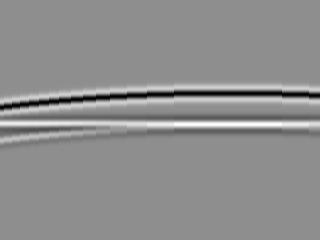
#> input picture cluster/Test/Class1/1.jpg, 320 x 240 px, found by its file name; its folder holds only this picture in this run
$ jupyter execute Hwk1_LR_Lemus.ipynb
#> lines starting #> are read from the running program, lines starting #| are printed output that depends on the picture
[cell 1]
import os
import cv2
import random
import numpy as np
from sklearn.linear_model import LogisticRegression
from sklearn.metrics import classification_report,accuracy_score

[cell 2]
dir_train ='/Users/eslemus/Desktop/ML/Anticl/images/Train'
dir_test ='/Users/eslemus/Desktop/ML/Anticl/images/Test'
label_type = ['Class1','Class2']

img_size = 150
im_l =240
im_b =320
training_data = []

[cell 3]
def create_data(dir_train,label_type):
    for seismic_type in label_type:
        path = os.path.join(dir_train,seismic_type)
        classnum = label_type.index(seismic_type)
        for img in os.listdir(path):
            img_arr = cv2.imread(os.path.join(path,img),0)
#> img_arr is the input picture: shape (240, 320); min 0, max 255, mean 142.1
            print(img)
            if img_arr is not None:
            	new_arr = cv2.resize(img_arr,(img_size,img_size))
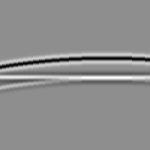
#> new_arr: shape (150, 150); min 1, max 253, mean 142.1
            	training_data.append([new_arr,classnum])
#> pass 2 of the loop in create_data, `for seismic_type in label_type:`:
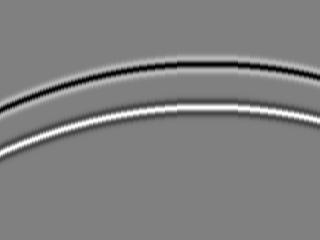
#> input picture cluster/Test/Class2/1.jpg, 320 x 240 px, found by its file name
#> in create_data, img_arr is the input picture: shape (240, 320); min 0, max 255, mean 127.9
#> in create_data, `new_arr = cv2.resize(img_arr,(img_size,img_size))`:
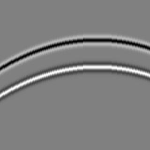
#> new_arr: shape (150, 150); min 2, max 254, mean 127.9

create_data(dir_train,label_type)
print(len(training_data))
#| 2
random.shuffle(training_data)

[cell 4]
x=[]
y=[]
for feature , label in training_data:
    x.append(feature)
    y.append(label)
#> this loop made 2 passes
#> label on passes 1 to 2: 0, 1
#> after the loop, x = 2 items; y = [0, 1]
print(len(x),len(y))
#| 2 2
X = np.array(x)

print(X.shape)
#| (2, 150, 150)
#> pass 2 of the loop in create_data, `for seismic_type in label_type:`:

[cell 5]
train_imgs_scaled = X.astype('float32')
train_imgs_scaled /= 255

x_train_new = train_imgs_scaled.reshape(len(train_imgs_scaled),train_imgs_scaled.shape[1]*train_imgs_scaled.shape[2])

[cell 6]
logisticRegr = LogisticRegression()
logisticRegr.fit(x_train_new, y)

create_data(dir_test,label_type)
print(len(training_data))
#| 4
random.shuffle(training_data)

test_x=[]
test_y=[]

for feature , label in training_data:
    test_x.append(feature)
    test_y.append(label)
#> this loop made 4 passes
#> after the loop, test_x = 4 items; test_y = [0, 1, 0, 1]
print(len(test_x),len(test_y))
#| 4 4
tx = np.array(test_x)

print(X.shape)
#| (2, 150, 150)

test_imgs_scaled = tx.astype('float32')
test_imgs_scaled /= 255

x_test_new = test_imgs_scaled.reshape(len(test_imgs_scaled),test_imgs_scaled.shape[1]*test_imgs_scaled.shape[2])

[cell 7]
from sklearn.metrics import confusion_matrix
y_pred = logisticRegr.predict(x_test_new)
#> y_pred = [0, 1, 0, 1]
cm = confusion_matrix(test_y, y_pred)
#> cm = [[2, 0], [0, 2]]

print("Accuracy Score -> ",accuracy_score(test_y, y_pred)*100)
#| Accuracy Score ->  100.0
print(classification_report(test_y,y_pred))
#|               precision    recall  f1-score   support
#|            0       1.00      1.00      1.00         2
#|            1       1.00      1.00      1.00         2
#|     accuracy                           1.00         4
#|    macro avg       1.00      1.00      1.00         4
#| weighted avg       1.00      1.00      1.00         4
print(cm)
#| [[2 0]
#|  [0 2]]

#print(y_pred)
